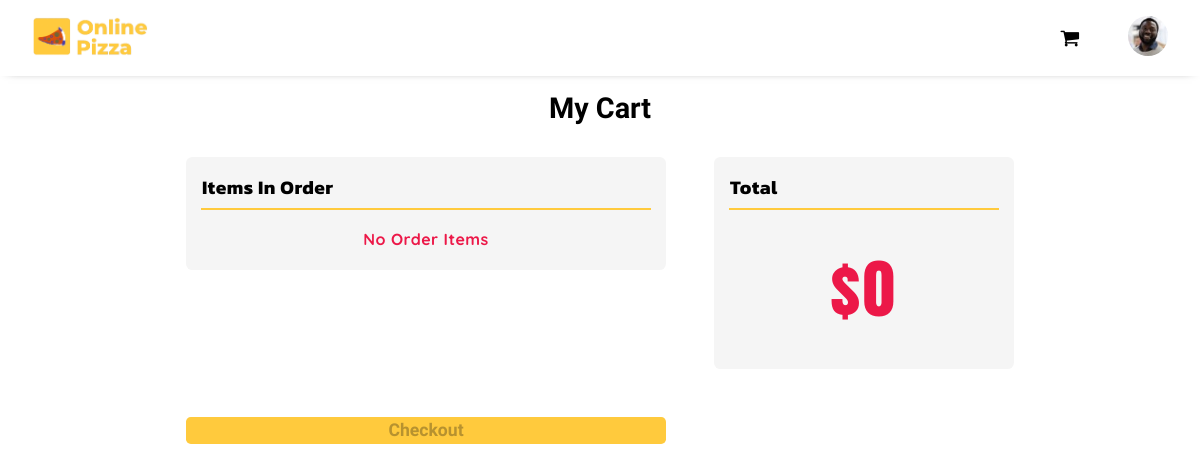
/order-details/7698a08b9dee4f669e5e8cd2c2c47720 (signed in), run on an earlier commit of the app's database.
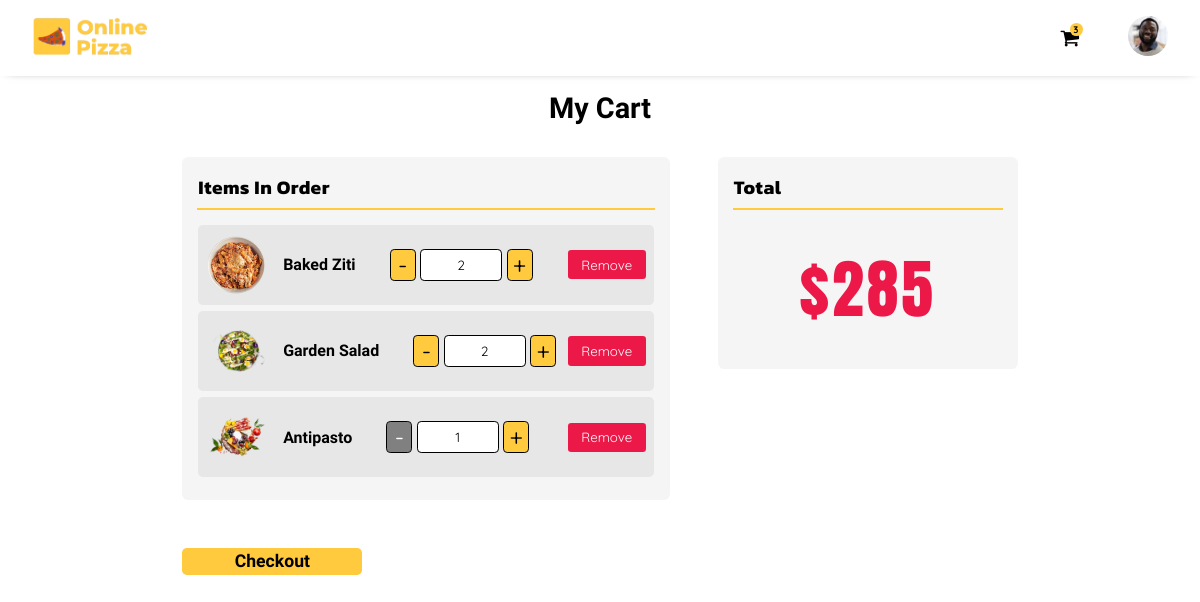
And on a later commit of the database.
### Pizza/models.py (models this page shows, shortened)
class Dinner_platter(models.Model):
  id = models.UUIDField(primary_key=True, default=uuid.uuid4)
  name = models.TextField(max_length=30)
  price_small = models.IntegerField()
  price_large = models.IntegerField()
  itemimg = models.ImageField(upload_to='Item_images', default='not-found.png')
  def __str__(self):
    return self.name

class Order_items(models.Model):
  item = models.TextField(max_length=20)
  user = models.ForeignKey(User, on_delete=models.CASCADE)
  order = models.ForeignKey(Order, on_delete=models.CASCADE)
  quantity = models.IntegerField(default=0)
  amount = models.IntegerField(default=0)

### Pizza/views.py (the view)
# urls.py: path("order-details/<str:pk>", views.order_details, name="order-details"),
@login_required(login_url='/signin')
def order_details(request, pk):
  existing_order = Order.objects.filter(id=pk).first()
  order_items = Order_items.objects.filter(order=existing_order).all()
  total = []
  dinners = []
  for order in order_items:
    dinner_platter = Dinner_platter.objects.filter(name=order.item).first()
    dinners.append(dinner_platter)
    total.append(order.amount*order.quantity)
  user_profile = User_Profile.objects.get(user=request.user)
  context = {
    'order': existing_order,
    'user_profile': user_profile,
    'dinners': dinners,
    'order_items': order_items,
    'total': sum(total)
  }
  return render(request, "order.html", context)

### templates/order.html (shortened to what this page needs)
{% extends "base.html" %}
{% load static %}
{% block head %}
{{ block.super }}
<link rel="stylesheet" href="{% static 'css/order.css' %}">
{% endblock %}
{% block body %}
<div class="container">
  <h4>My Cart</h4>
  <div class="order-box">
    <div class="order-items">
      <h4>Items In Order</h4>
      {% for order in order_items %}
      <a href="/description/{{ order.item }}">
        <div class="order--item">
          <div class="item--image">
            {% for dinner in dinners %}
            {% if dinner.name == order.item %}
            <img src="{{ dinner.itemimg.url }}" alt="{{ dinner }}">
            {% endif %}
            {% endfor %}
          </div>
          <div class="item--info">
            <h4>{{ order.item }}</h4>
          </div>
          <div class="order--quantity">
            {% if order.quantity > 1 %}
            <a href="/decrease-quantity/{{ order.id }}">
              <button>-</button>
            </a>
            {% else %}
            <a href="#">
              <button disabled>-</button>
            </a>
            {% endif %}
            <input type="number" readonly value="{{ order.quantity }}">
            <a href="/increase-quantity/{{ order.id }}">
              <button>+</button>
            </a>
          </div>
          <a id="remove" href="/remove-item/{{ order.id }}">
            <button>Remove</button>
          </a>
        </div>
      </a>
      {% empty %}
      <p class="else">No Order Items</p>
      {% endfor %}
    </div>
    <div class="order-total">
      <h4>Total</h4>
      <div class="total">${{ total }}</div>
    </div>
    {% if order_items %}
    <a href="/order-summary/{{ order.id }}">
      <button id="btn">Checkout</button>
    </a>
    {% else %}
    <button disabled="disabled" id="btn">Checkout</button>
    {% endif %}
  </div>
</div>
{% endblock %}

### templates/base.html (shortened to what this page needs)
{% load static %}
<!DOCTYPE html>
<html lang="en">
{% block head %}
<head>
  <link rel="stylesheet" href="{% static 'css/base.css' %}">
  <link rel="stylesheet" href="https://cdnjs.cloudflare.com/ajax/libs/font-awesome/4.7.0/css/font-awesome.min.css">
</head>
{% endblock %}
<body>
  <header>
    <div class="logo">
      <a href="{% url 'index' %}">
        <img src="{% static 'Images/logo.png' %}" alt="logo">
      </a>
    </div>
    <div class="links">
      {% if request.user.username %}
      <a href="/order-details/{{ order.id }}">
        <i class="fa fa-shopping-cart">
          {% if order_items %}
          <span id="cart-item">{{ order_items|length }}</span>
          {% endif %}
        </i>
      </a>
      <div class="login">
        <img src="{{ user_profile.profileimg.url }}" alt="profile-img">
      </div>
      {% else %}
      <a href="{% url 'signup' %}">Sign Up</a>
      <a href="{% url 'signin' %}">Sign In</a>
      {% endif %}
    </div>
  </header>
  {% block body %}{% endblock %}
</body>
</html>

What changed in the data, as far as the page shows it:
added Order_items: item "Baked Ziti", quantity "2"
now on this page (row unchanged): Dinner_platter: itemimg (picture), shown under "Baked Ziti"
added Order_items: item "Garden Salad", quantity "2"
now on this page (row unchanged): Dinner_platter: itemimg (picture), shown under "Garden Salad"
added Order_items: item "Antipasto", quantity "1"
now on this page (row unchanged): Dinner_platter: itemimg (picture), shown under "Antipasto"
Also different on the page:
{{ order_items|length }}: (not shown) → "3"
{{ total }}: "0" → "285"
text no longer shown: "No Order Items"
